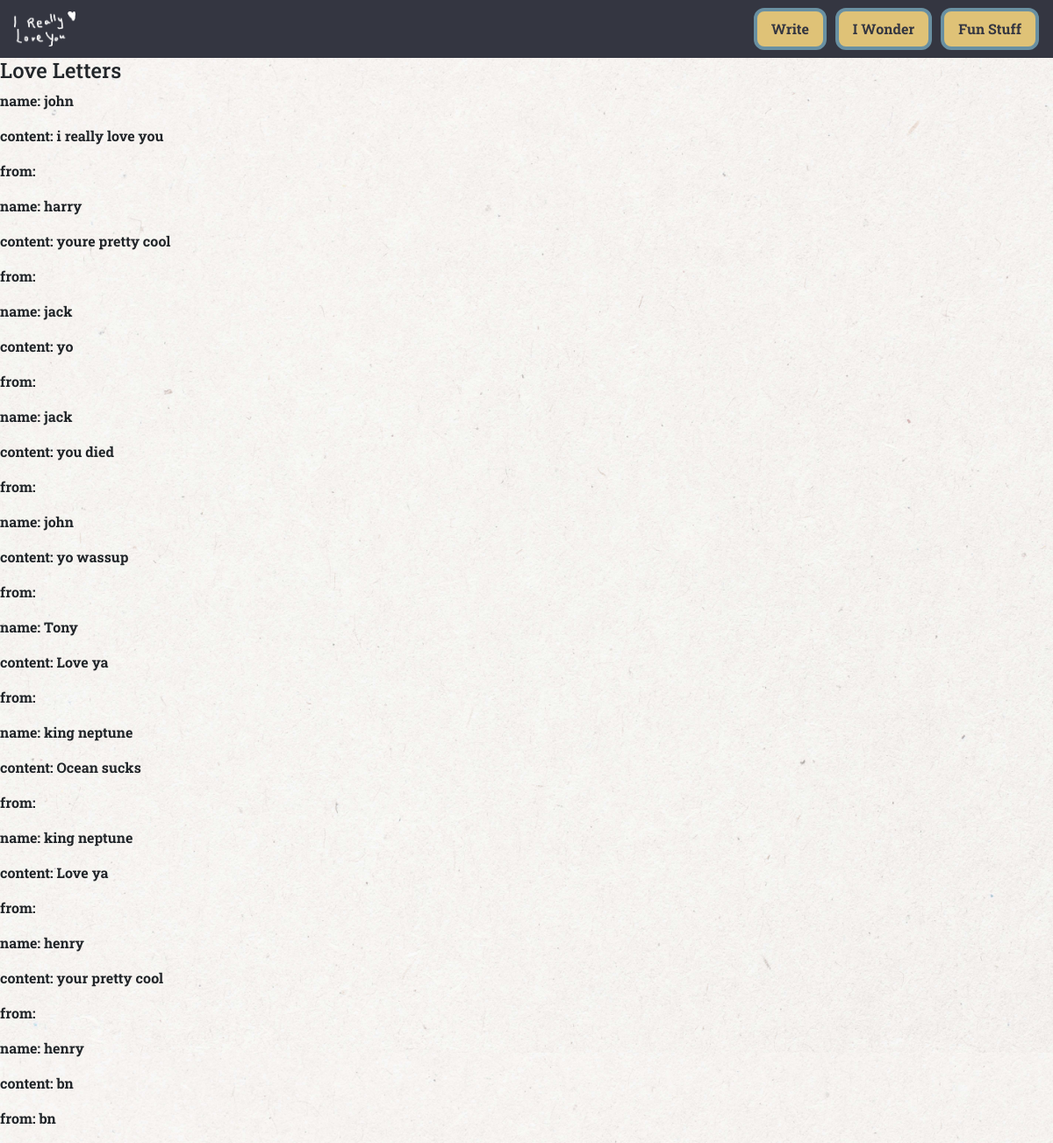
Screenshot of /web-dev/index.php with the database file from the repository.
### tables this page shows
CREATE TABLE `letters` (
  `id` int(11) NOT NULL,
  `name` varchar(50) NOT NULL,
  `content` varchar(500) NOT NULL,
  `fromName` varchar(50) NOT NULL,
  `likes` int(11) NOT NULL,
  `poop` int(11) NOT NULL
);

### web-dev/index.php (the view, shortened to what this page needs)
<?php
$dsn = "mysql:host=localhost;dbname=mcphesto_iloveyou;charset=utf8mb4";
$dbusername = "mcphesto_imm";
$dbpassword = "nhXZ9reEzWuQ";
$pdo = new PDO($dsn, $dbusername, $dbpassword);
$stmt = $pdo->prepare("SELECT * FROM `letters`");
$stmt->execute();
?>
<!DOCTYPE html>
<html>
<head>
	<link rel="stylesheet" href="https://stackpath.bootstrapcdn.com/bootstrap/4.3.1/css/bootstrap.min.css">
	<link rel="stylesheet" href="css/style.css">
</head>
<body>
	<header>
		<nav  class="navbar navbar-light ">
  		<a class="navbar-brand" href="write.php">
  			<img src="image/titlewithe.png" width="70" height="40" alt="I really love you">
  		</a>
		<ul class="nav justify-content-end">
			<li  class="nav-item"><a class="nav-link btn btn-outline-primary" href="write.php" >Write</a></li>
			<li  class="nav-item"><a class="nav-link btn btn-outline-primary" href="wonder.php">I Wonder</a></li>
			<li  class="nav-item"><a class="nav-link btn btn-outline-primary" href="index.php">Fun Stuff</a></li>
		</ul>
		</nav>
	</header>
	<div class = "letters">
		<h4>Love Letters</h4>
		<?php
		while($row=$stmt->fetch()) {
		?>
		<p>name: <?php echo($row["name"]) ?></p>
		<p>content: <?php echo($row["content"]) ?></p>
		<p>from: <?php echo($row["fromName"]) ?></p>
	<?php } ?>
	</div>
</body>
</html>

### web-dev/css/style.css (style rules this page uses)
body { background-image: url("../image/bg.jpg"); background-size: 100%; font-family: 'Roboto Slab', serif; font-weight:bold; }
.navbar { background-color:#343641; width:100%; }
.btn-outline-primary { background-color: #dfc277; color:#343641; border: 3px solid #6990a2; border-radius: 12px; }
.btn { font-weight:bold; }
.nav-item { margin-left:10px; }
.btn-outline-primary { background-color: #dfc277; color:#343641; border: 4px solid #6990a2; border-radius: 12px; }

### rows the page displays
letters: name "john", content "i really love you"
letters: name "harry", content "youre pretty cool"
letters: name "jack", content "yo"
letters: name "jack", content "you died"
letters: name "john", content "yo wassup"
letters: name "Tony", content "Love ya"
letters: name "king neptune", content "Ocean sucks"
letters: name "king neptune", content "Love ya"
letters: name "henry", content "your pretty cool"
letters: name "henry", content "bn", fromName "bn"
